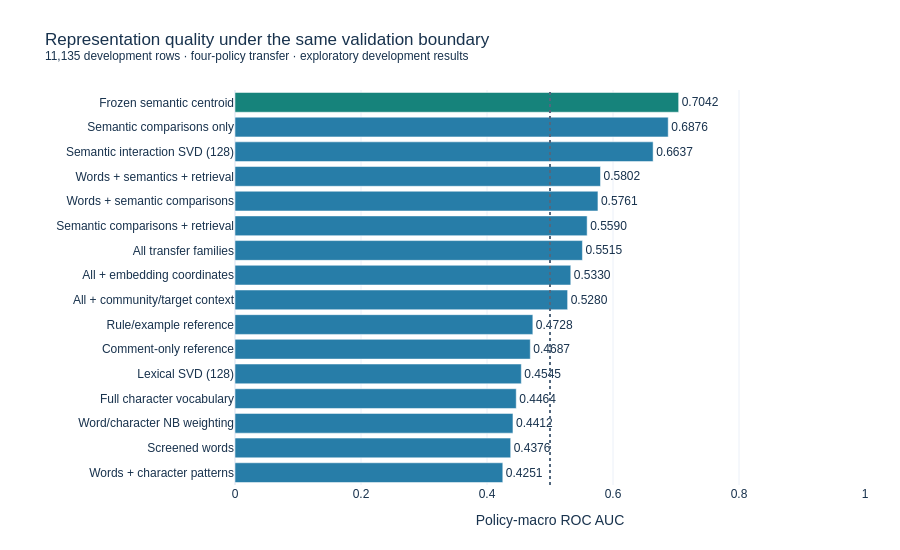

Notebook code for this chart:
### Markdown cell above
## What the expanded research measured
Thirty-four fixed trained configurations share seven purged splits. The feature study adds/removes major families, checks full versus screened representations, and tests training-only NB/SVD controls. Frozen semantic scores are untrained comparison baselines. The 43,576-row reserve remains outside model selection.

The frozen semantic centroid reaches **0.7042 transfer AUC**, versus **0.4728** for the matched lexical reference. Its log loss improves from 0.8126 to 0.6237. Most of the gain comes from avoiding reversed lexical ranking on illegal-activity promotion; legal and medical advice remain difficult. The all-transfer model reaches 0.7989 on familiar policies but only 0.5515 on transfer.

Policy-macro AUC is the primary competition-oriented metric. These are post-competition development results, not a Kaggle score.

### Code cell
display_expanded(root, "comparison")
selected = {"rule_examples", "word_semantic_scalar", "semantic_scalar_only", "qwen_centroid", "all_transfer"}
rows = [r for r in expanded["results"] if r["model"] in selected]
rows += [r for r in formatting["results"] if r["model"] in {"asymmetric_centroid", "semantic_intent"}]
rows += [{"model": "centroid_intent_mean (rejected)", "protocol": "heldout_rule", "metrics": decision["fusion"]["metrics"]}]
display(metric_table(rows, heldout=True).sort_values("Rule macro AUC", ascending=False))

### Figure 1 — Plotly figure (JSON) as saved in the notebook; plotly's stock layout.template omitted (floating-point values rounded to 4 significant figures)
{"data": [{"marker": {"color": ["#277da8", "#277da8", "#277da8", "#277da8", "#277da8", "#277da8", "#277da8", "#277da8", "#277da8", "#277da8", "#277da8", "#277da8", "#277da8", "#277da8", "#277da8", "#16837b"]}, "orientation": "h", "text": ["0.4251", "0.4376", "0.4412", "0.4464", "0.4545", "0.4687", "0.4728", "0.5280", "0.5330", "0.5515", "0.5590", "0.5761", "0.5802", "0.6637", "0.6876", "0.7042"], "textposition": "outside", "type": "bar", "x": [0.4251, 0.4376, 0.4412, 0.4464, 0.4545, 0.4687, 0.4728, 0.528, 0.533, 0.5515, 0.559, 0.5761, 0.5802, 0.6637, 0.6876, 0.7042], "y": ["Words + character patterns", "Screened words", "Word/character NB weighting", "Full character vocabulary", "Lexical SVD (128)", "Comment-only reference", "Rule/example reference", "All + community/target context", "All + embedding coordinates", "All transfer families", "Semantic comparisons + retrieval", "Words + semantic comparisons", "Words + semantics + retrieval", "Semantic interaction SVD (128)", "Semantic comparisons only", "Frozen semantic centroid"]}], "layout": {"font": {"color": "#18324d", "family": "Arial", "size": 12}, "height": 550, "margin": {"b": 65, "l": 235, "r": 35, "t": 90}, "shapes": [{"line": {"color": "#52677d", "dash": "dot"}, "type": "line", "x0": 0.5, "x1": 0.5, "xref": "x", "y0": 0, "y1": 1, "yref": "y domain"}], "title": {"text": "Representation quality under the same validation boundary<br><sup>11,135 development rows · four-policy transfer · exploratory development results</sup>"}, "xaxis": {"range": [0, 1], "title": {"text": "Policy-macro ROC AUC"}}}}
